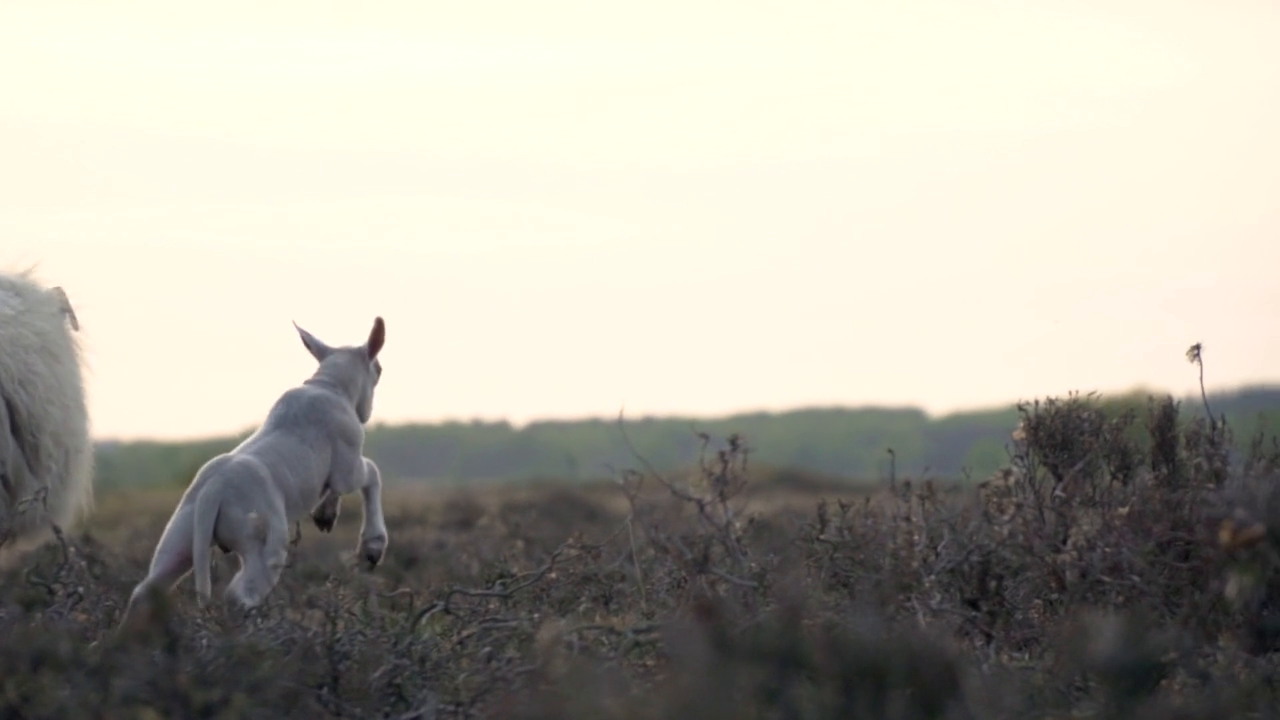
//> input picture frame 56 of lesson5/movie.mp4, 1280 x 720 px
$ ./main   (built with g++ and OpenCV 4)
//> lines starting //> are read from the running program, lines starting //| are printed output that depends on the picture
// コンパイルコマンド　g++ mc04.cpp -std=c++11 `pkg-config --cflags --libs opencv4`
#include <iostream>           //入出力関連ヘッダ
#include <opencv2/opencv.hpp> //OpenCV関連ヘッダ

// [44 lines left out: functions generateGammaLut, generateRandomLut, generateSolarizeLut, generatePosterrizationLut, not called in this run]

std::map<std::string, std::vector<unsigned char>> generateThermographyLut()
{
    std::map<std::string, std::vector<unsigned char>> lut;
    lut["red"] = std::vector<unsigned char>(256);
    lut["green"] = std::vector<unsigned char>(256);
    lut["blue"] = std::vector<unsigned char>(256);

    for (int i = 0; i < 256; i++)
    {
        if (i < 64)
        {
            lut["red"][i] = 0;
            lut["green"][i] = i * 4;
            lut["blue"][i] = 255;
        }

        if (i >= 64 && i < 128)
        {
            lut["red"][i] = 0;
            lut["green"][i] = 255;
            lut["blue"][i] = 255 - (i - 64) * 4;
        }

        if (i >= 128 && i < 192)
        {
            lut["red"][i] = (i - 128) * 4;
            lut["green"][i] = 255;
            lut["blue"][i] = 0;
        }

        if (i >= 192)
        {
            lut["red"][i] = 255;
            lut["green"][i] = 255 - (i - 192) * 4;
            lut["blue"][i] = 0;
        }

        if (lut["red"][i] < 0)
        {
            lut["red"][i] = 0;
        }
        if (lut["red"][i] > 255)
        {
            lut["red"][i] = 255;
        }

        if (lut["green"][i] < 0)
        {
            lut["green"][i] = 0;
        }
        if (lut["green"][i] > 255)
        {
            lut["green"][i] = 255;
        }

        if (lut["blue"][i] < 0)
        {
            lut["blue"][i] = 0;
        }
        if (lut["blue"][i] > 255)
        {
            lut["blue"][i] = 255;
        }
    }

    return lut;
}

int main(int argc, const char *argv[])
{
    // 内蔵カメラからビデオキャプチャ"capture"生成
    cv::VideoCapture capture("movie.mp4"); //"water.mov"にすればムービーファイルから映像を取り込む
    // キャプチャできたかチェック
    if (capture.isOpened() == 0)
    {
        printf("Camera not found\n");
        return -1;
    }

    // 画像サイズの指定
    int width = 720, height = 405;

    // 画像格納用インスタンス準備
    cv::Mat captureImage;
    cv::Mat beforeFrameImage(cv::Size(width, height), CV_8UC3);
    cv::Mat frameImage(cv::Size(width, height), CV_8UC3);
    cv::Mat grayColorImage(cv::Size(width, height), CV_8UC3);
    cv::Mat grayImage(cv::Size(width, height), CV_8UC1);
    cv::Mat slideImage(cv::Size(width, height), CV_8UC1);
    cv::Mat outputImage(cv::Size(width, height), CV_8UC3);
    cv::Mat grayOutputImage(cv::Size(width, height), CV_8UC1);

    // ウィンドウの生成
    cv::namedWindow("Frame");
    cv::namedWindow("Output");
    cv::moveWindow("Frame", 0, 0);
    cv::moveWindow("Output", 0, 0);

    std::map<std::string, std::vector<unsigned char>> thermographyLut = generateThermographyLut();

    srand(time(NULL));

    bool flag = false;

    while (1)
    {
        // カメラから1フレーム取り出し
        capture >> captureImage;
//> captureImage is the input picture: 720 rows x 1280 cols, CV_8UC3; mean B, G, R 161.1, 171.4, 174.4

        if (captureImage.empty())
        {
            capture.set(cv::CAP_PROP_POS_FRAMES, 0);
            capture >> captureImage;
        }

        // 画像の大きさ変更
        cv::resize(captureImage, frameImage, frameImage.size());
        cv::cvtColor(frameImage, grayImage, cv::COLOR_RGB2GRAY);

        if (beforeFrameImage.empty())
        {
            beforeFrameImage = frameImage.clone();
        }

        cv::Mat reverseImage = cv::Mat(grayImage.size(), CV_8UC1);

        for (int i = 0; i < height; i++)
        {
            for (int j = 0; j < width; j++)
            {
                reverseImage.at<unsigned char>(i, j) = 255 - grayImage.at<unsigned char>(i, j);
            }
        }
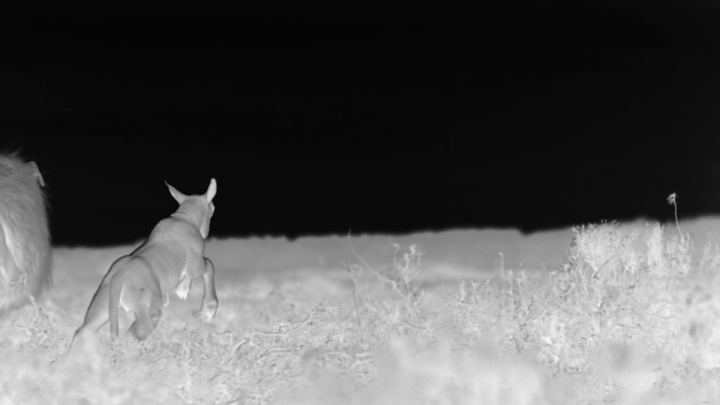
//> reverseImage: 405 rows x 720 cols, CV_8UC1; min 3, max 250, mean 86.3

        for (int i = 0; i < height; i++)
        {
            for (int j = 0; j < width; j++)
            {
                if (i < height - 3 && j < width - 3)
                {
                    slideImage.at<unsigned char>(i, j) = reverseImage.at<unsigned char>(i + 3, j);
                }
            }
        }
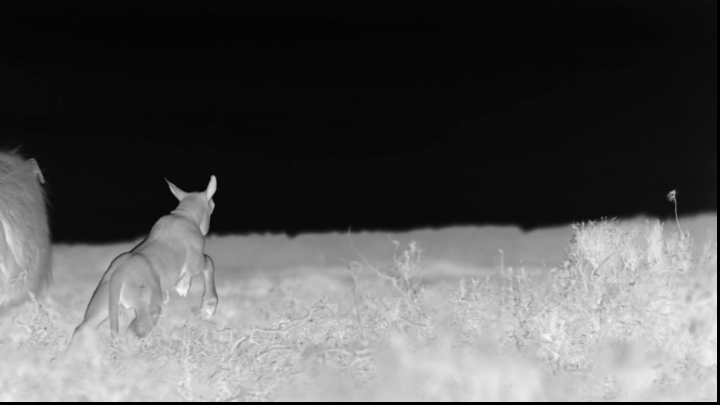
//> slideImage: 405 rows x 720 cols, CV_8UC1; min 0, max 250, mean 85.8

        if (flag)
        {
            cv::addWeighted(slideImage, 1.0, grayImage, 1.0, -128.0, grayOutputImage);
            cv::imshow("Output", grayOutputImage);
        }
        else
        {
            cv::addWeighted(beforeFrameImage, 0.5, frameImage, 0.5, 0.0, outputImage);
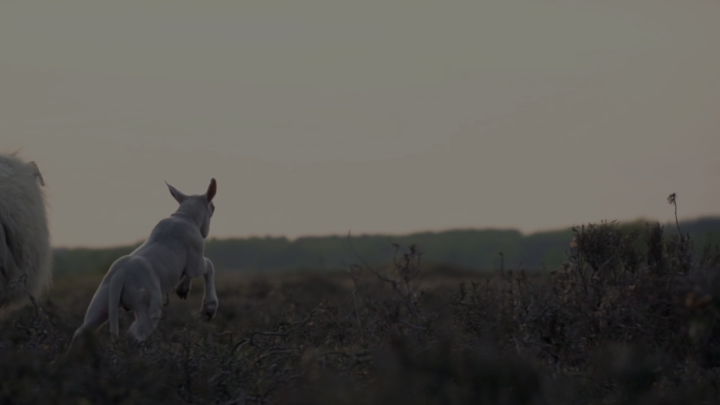
//> outputImage: 405 rows x 720 cols, CV_8UC3; mean B, G, R 80.6, 85.7, 87.4
            cv::imshow("Output", outputImage);
        }

        // 画像表示
        // cv::imshow("Frame", frameImage);

        char key = cv::waitKey(30);
//> the 'q' key is pressed
        if (key == 'q' || key == 'Q')
            break;

        if (key == 'c')
        {
            flag = !flag;
        }

        beforeFrameImage = frameImage.clone();
    }

    return 0;
}

$ run again, starting later in the video
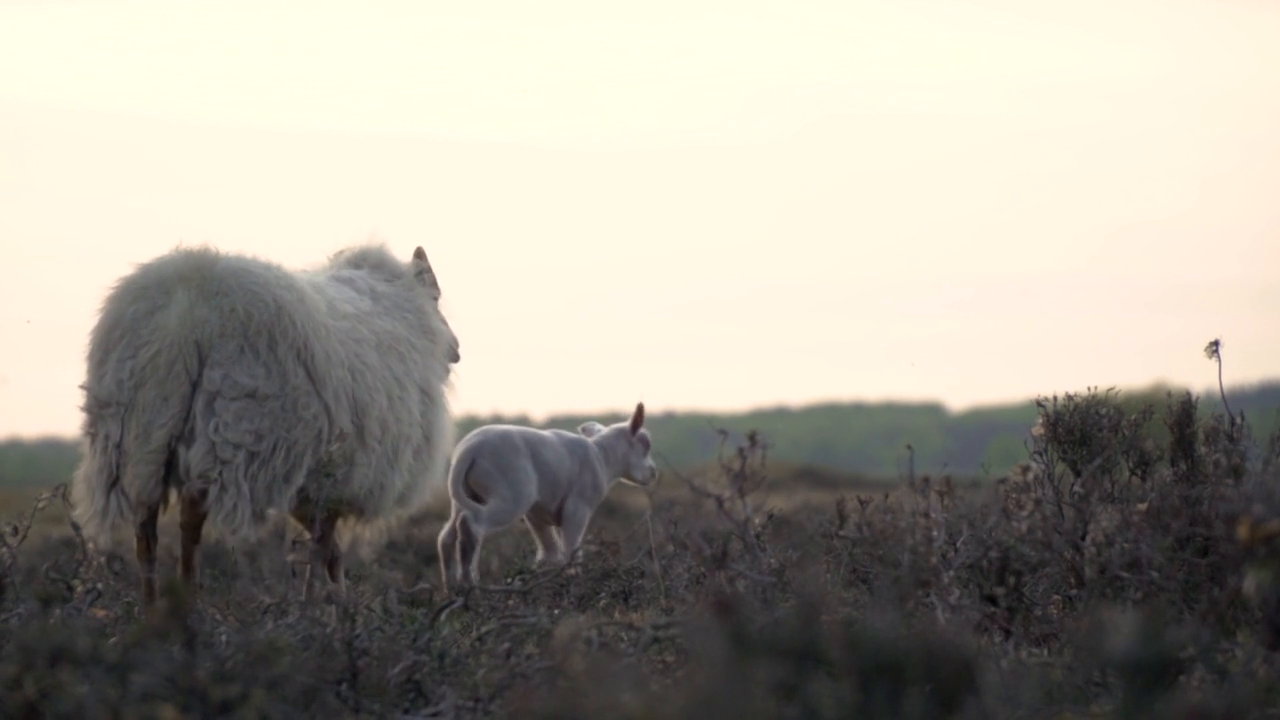
//> input picture frame 252 of lesson5/movie.mp4, 1280 x 720 px
//> captureImage is the input picture: 720 rows x 1280 cols, CV_8UC3; mean B, G, R 148.5, 158.4, 162.6
//> after the loop `for (int i = 0; i < height; i++)`:
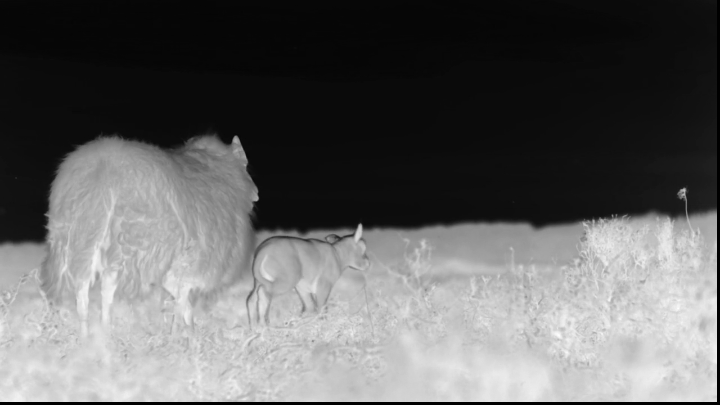
//> slideImage: 405 rows x 720 cols, CV_8UC1; min 0, max 253, mean 98.6
//> `cv::addWeighted(beforeFrameImage, 0.5, frameImage, 0.5, 0.0, outputIma..`:
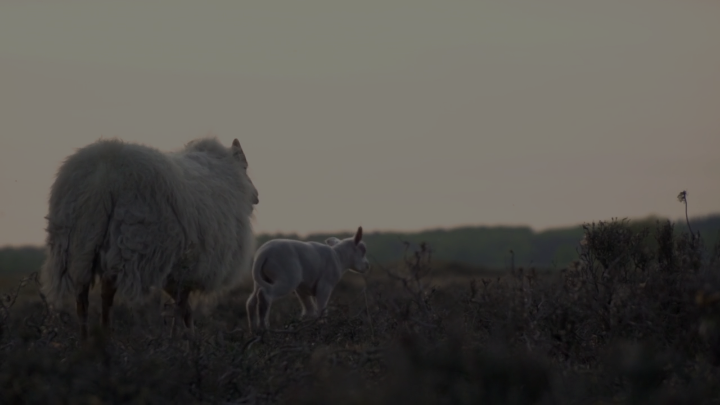
//> outputImage: 405 rows x 720 cols, CV_8UC3; mean B, G, R 74.3, 79.2, 81.5

$ run again, starting later in the video
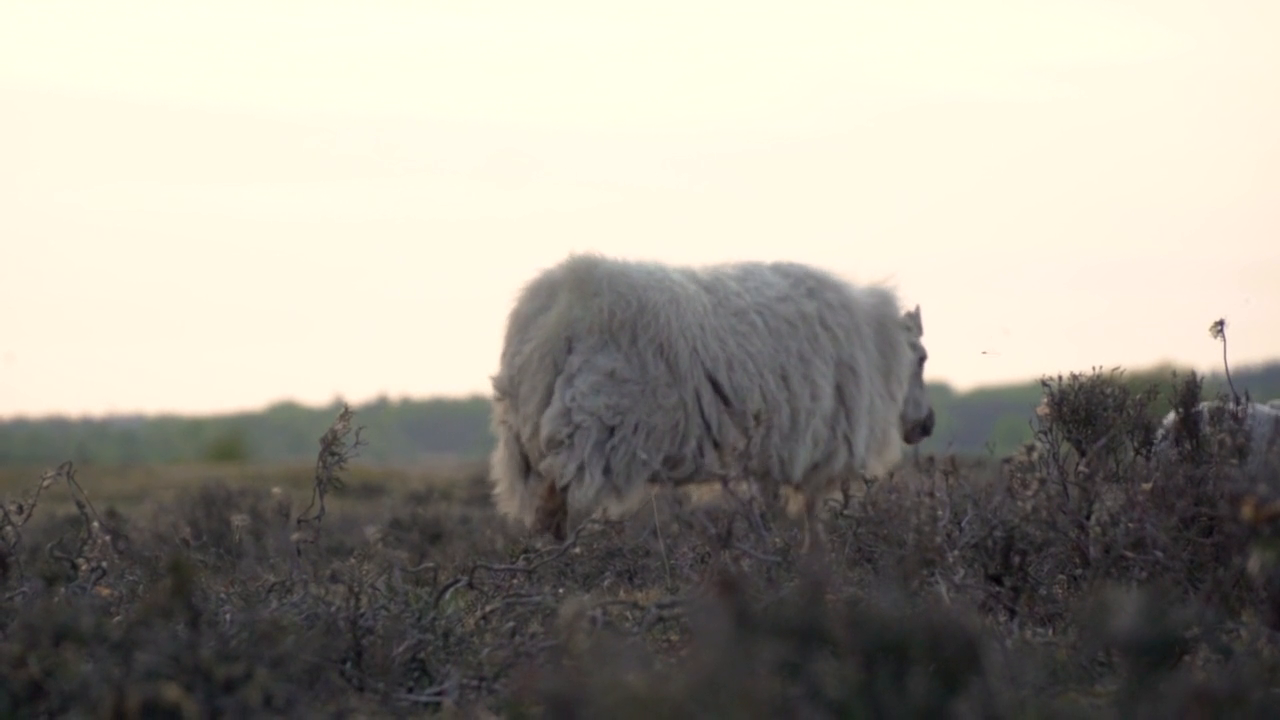
//> input picture frame 449 of lesson5/movie.mp4, 1280 x 720 px
//> captureImage is the input picture: 720 rows x 1280 cols, CV_8UC3; mean B, G, R 147.6, 157.4, 161.3
//> after the loop `for (int i = 0; i < height; i++)`:
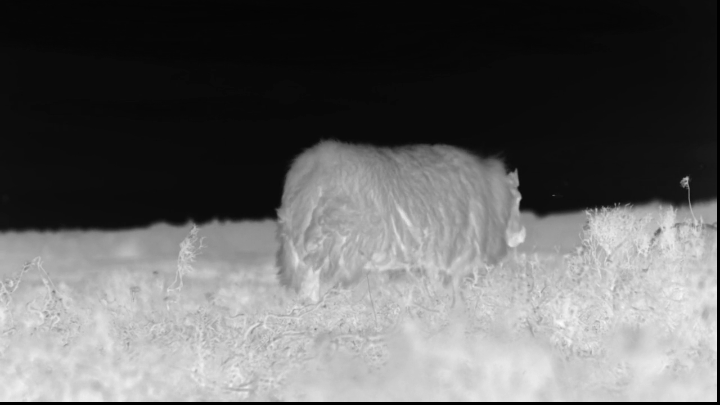
//> slideImage: 405 rows x 720 cols, CV_8UC1; min 0, max 253, mean 99.6
//> `cv::addWeighted(beforeFrameImage, 0.5, frameImage, 0.5, 0.0, outputIma..`:
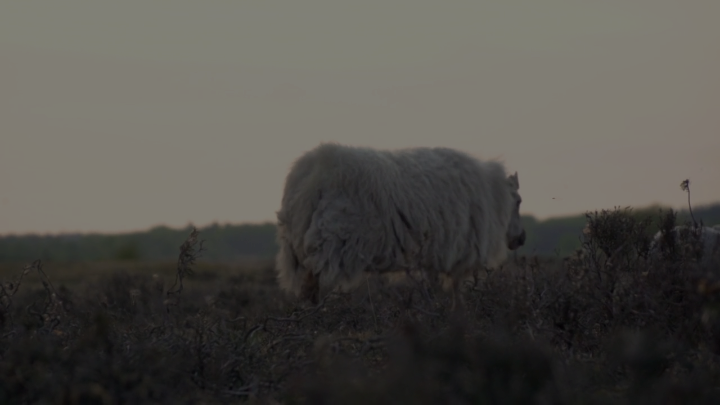
//> outputImage: 405 rows x 720 cols, CV_8UC3; mean B, G, R 73.8, 78.7, 80.9
